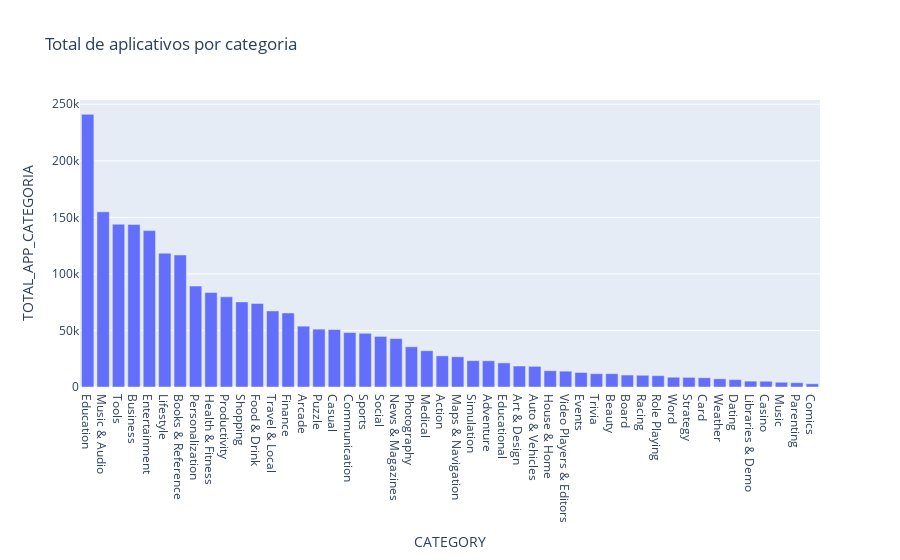

Here is the notebook cell this chart was saved with:
### Code cell
fig = px.bar(data_frame=dados_categoria_agrupado, x='CATEGORY', y='TOTAL_APP_CATEGORIA', title='Total de aplicativos por categoria' )
fig.show()

### Figure 1 — Plotly figure (JSON) as saved in the notebook; plotly's stock layout.template omitted (floating-point values rounded to 4 significant figures)
{"data": [{"alignmentgroup": "True", "hovertemplate": "CATEGORY=%{x}<br>TOTAL_APP_CATEGORIA=%{y}<extra></extra>", "legendgroup": "", "marker": {"color": "#636efa", "pattern": {"shape": ""}}, "name": "", "offsetgroup": "", "orientation": "v", "showlegend": false, "textposition": "auto", "x": ["Education", "Music & Audio", "Tools", "Business", "Entertainment", "Lifestyle", "Books & Reference", "Personalization", "Health & Fitness", "Productivity", "Shopping", "Food & Drink", "Travel & Local", "Finance", "Arcade", "Puzzle", "Casual", "Communication", "Sports", "Social", "News & Magazines", "Photography", "Medical", "Action", "Maps & Navigation", "Simulation", "Adventure", "Educational", "Art & Design", "Auto & Vehicles", "House & Home", "Video Players & Editors", "Events", "Trivia", "Beauty", "Board", "Racing", "Role Playing", "Word", "Strategy", "Card", "Weather", "Dating", "Libraries & Demo", "Casino", "Music", "Parenting", "Comics"], "xaxis": "x", "y": [241090, 154906, 143988, 143771, 138276, 118331, 116728, 89210, 83510, 79698, 75256, 73927, 67288, 65466, 53792, 51168, 50813, 48167, 47483, 44734, 42807, 35552, 32065, 27555, 26722, 23282, 23203, 21308, 18539, 18280, 14369, 14015, 12841, 11795, 11772, 10588, 10362, 10034, 8630, 8526, 8179, 7246, 6524, 5198, 5076, 4202, 3810, 2862], "yaxis": "y", "type": "bar"}], "layout": {"xaxis": {"anchor": "y", "domain": [0.0, 1.0], "title": {"text": "CATEGORY"}}, "yaxis": {"anchor": "x", "domain": [0.0, 1.0], "title": {"text": "TOTAL_APP_CATEGORIA"}}, "legend": {"tracegroupgap": 0}, "title": {"text": "Total de aplicativos por categoria"}, "barmode": "relative"}}
